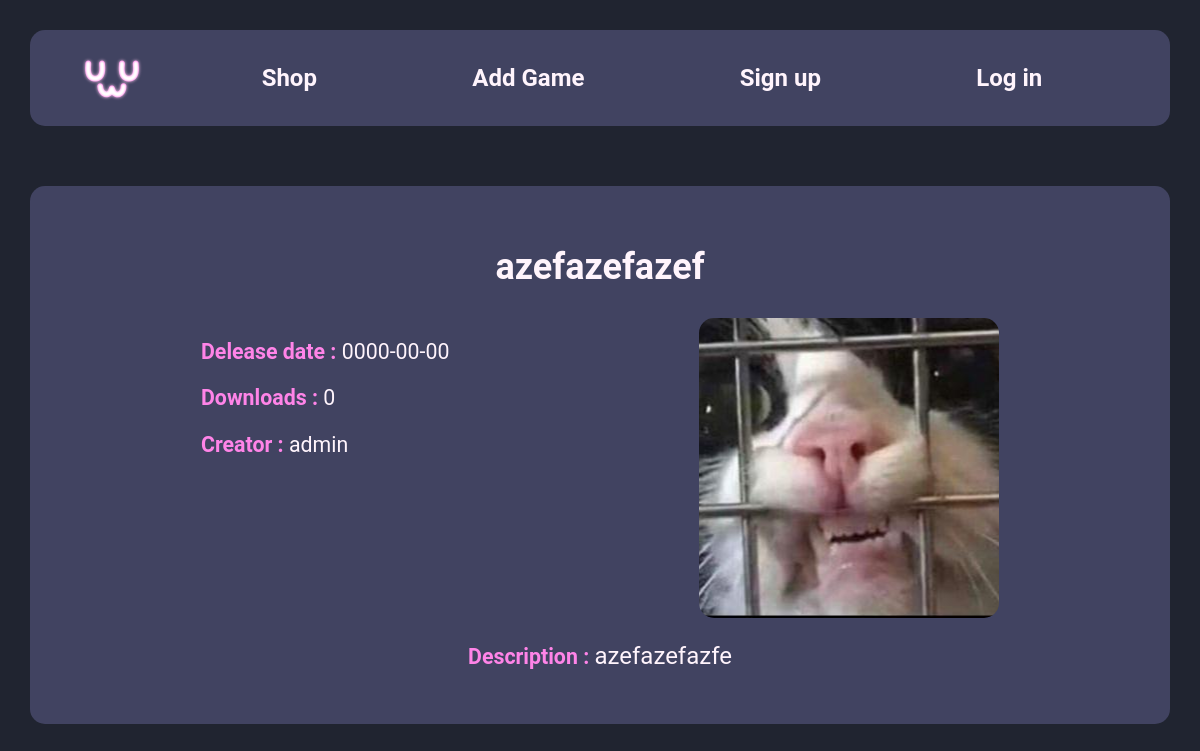
Page /public/game.php?id=38 on the committed database.
### tables this page shows
CREATE TABLE `games` (
  `gamesId` int(11) NOT NULL,
  `gamesName` varchar(45) NOT NULL,
  `gamesDescription` text NOT NULL,
  `gamesDate` date NOT NULL DEFAULT current_timestamp(),
  `gamesDownloads` int(10) UNSIGNED NOT NULL DEFAULT 0,
  `gamesLink` varchar(256) NOT NULL,
  `gamesCreator` varchar(45) NOT NULL
);

### model/gameModel.php (called while the page is built, shortened)
<?php
    $sql = "SELECT gamesId, gamesName, gamesDescription, gamesDate, gamesDownloads, gamesLink, gamesCreator FROM games WHERE gamesId = :id";
    $sth = $dbh->prepare($sql);
    $sth->execute(array(':id' => $_GET['id']));
    $game = ($sth->fetchAll())[0];

### view/gameView.php (the view, shortened to what this page needs)
 <?php include_once 'headerView.php'; ?>
    <div class="wrapper">
        <section class="gameSection">
            <h1><?php echo($game['gamesName']) ?></h1>
            <div class="gameItemPicture">
                <div class="gameItemList">
                    <p class="gameItem"><span class="pink">Delease date : </span><?php echo($game['gamesDate']) ?></p>
                    <p class="gameItem"><span class="pink">Downloads : </span><?php echo($game['gamesDownloads']) ?></p>
                    <p class="gameItem"><span class="pink">Creator : </span><?php echo($game['gamesCreator']) ?></p>
                </div>
                <div class="gamePicture" style="background-image: url(<?php echo ("/assets/img/upload/game/game" . $game['gamesId'] . ".png"); ?>);"></div>
            </div>
            <p calss="gameDescription"><span class="pink">Description : </span><?php echo($game['gamesDescription']) ?></p>
        </section>
    </div>
<?php include_once 'footerView.php'; ?>

### public/assets/css/style.css (style rules this page uses)
:root { --back_dark: rgb(32, 36, 48); --back_light: rgb(65, 67, 97); --purple: rgb(127, 44, 203); --pink: rgb(255, 132, 232); --pink_highlight: rgb(255, 169, 231); --highlight: rgb(255, 244, 252); }
html { background-color: var(--back_dark); font-family: 'Roboto', sans-serif; color: var(--highlight); font-size: x-large; }
body { display: flex; flex-direction: column; padding: 0%; margin: 0%; height: 100%; width: 100%; }
.wrapper { display: flex; justify-content: center; flex-direction: column; height: 100%; padding: 30px; }
.gameSection { display: flex; flex-direction: column; justify-content: center; align-items: center; background-color: var(--back_light); border-radius: 15px; padding: 30px 15%; }
.gameSection .gameItemPicture { display: flex; width: 100%; flex-direction: row; justify-content: space-between; }
.gameSection .gameItemPicture .gamePicture { width: 300px; height: 300px; border-radius: 15px; background-position: center; background-size: cover; }
.gameSection .gameItem { font-size: 16pt; font-weight: normal; text-align: left; }
.gameSection .pink { font-size: 16pt; font-weight: bold; color: var(--pink); }

### rows in the picture
games: gamesName "azefazefazef", gamesDate "0000-00-00", gamesDownloads "0", gamesCreator "admin", gamesDescription "azefazefazfe"
